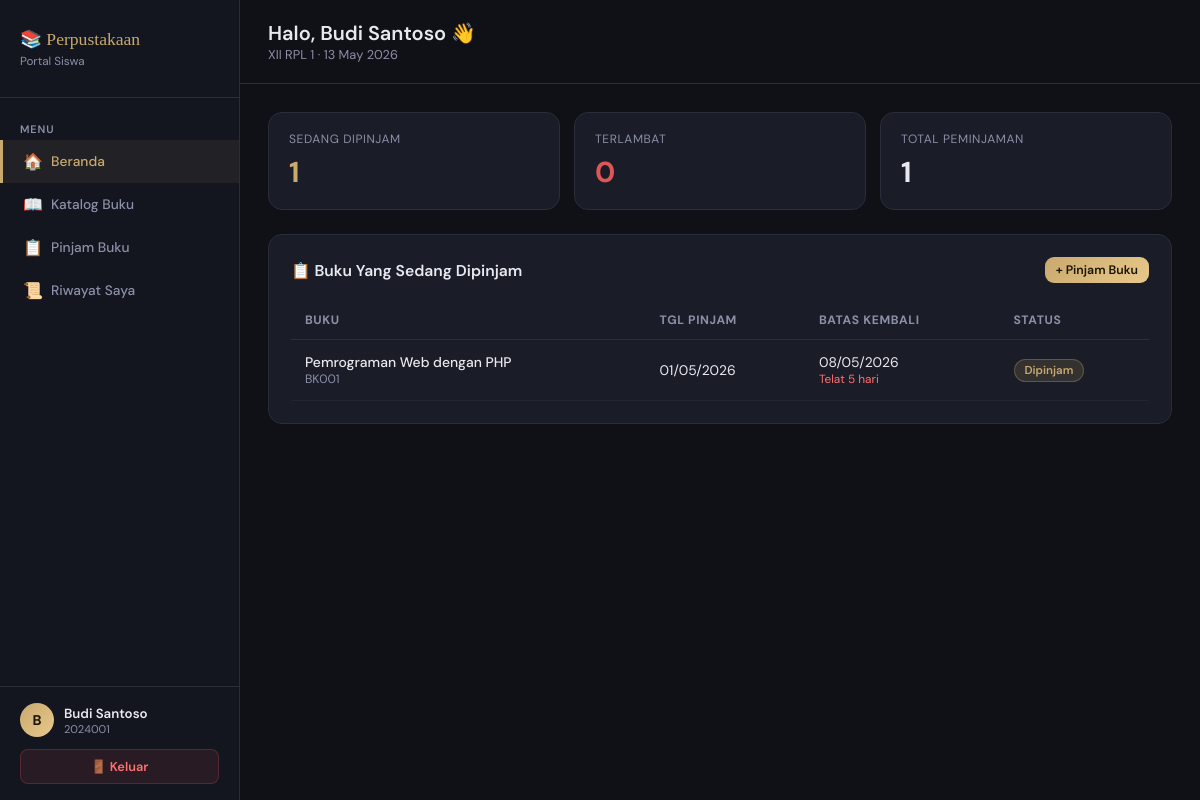
The page /user/dashboard.php (signed in) on the database its author committed.
### tables this page shows
CREATE TABLE IF NOT EXISTS anggota (
    id INT AUTO_INCREMENT PRIMARY KEY,
    nis VARCHAR(20) NOT NULL UNIQUE,
    nama VARCHAR(100) NOT NULL,
    kelas VARCHAR(20),
    alamat TEXT,
    telepon VARCHAR(15),
    user_id INT,
    created_at TIMESTAMP DEFAULT CURRENT_TIMESTAMP,
    FOREIGN KEY (user_id) REFERENCES user(id) ON DELETE SET NULL
);

CREATE TABLE IF NOT EXISTS peminjaman (
    id INT AUTO_INCREMENT PRIMARY KEY,
    kode_pinjam VARCHAR(20) NOT NULL UNIQUE,
    anggota_id INT NOT NULL,
    buku_id INT NOT NULL,
    tgl_pinjam DATE NOT NULL,
    tgl_kembali DATE NOT NULL,
    tgl_pengembalian DATE NULL,
    status ENUM('dipinjam','dikembalikan','terlambat') DEFAULT 'dipinjam',
    denda INT DEFAULT 0,
    created_at TIMESTAMP DEFAULT CURRENT_TIMESTAMP,
    FOREIGN KEY (anggota_id) REFERENCES anggota(id),
    FOREIGN KEY (buku_id) REFERENCES buku(id)
);

CREATE TABLE IF NOT EXISTS buku (
    id INT AUTO_INCREMENT PRIMARY KEY,
    kode_buku VARCHAR(20) NOT NULL UNIQUE,
    judul VARCHAR(200) NOT NULL,
    pengarang VARCHAR(100),
    penerbit VARCHAR(100),
    tahun_terbit YEAR,
    kategori VARCHAR(50),
    stok INT DEFAULT 0,
    created_at TIMESTAMP DEFAULT CURRENT_TIMESTAMP
);

### user/dashboard.php (the view, shortened to what this page needs)
<?php
include "../koneksi.php";
include "../includes/navbar_user.php";
$sedang_pinjam  = mysqli_fetch_row(mysqli_query($conn, "SELECT COUNT(*) FROM peminjaman WHERE anggota_id=$anggota_id AND status='dipinjam'"))[0];
$terlambat      = mysqli_fetch_row(mysqli_query($conn, "SELECT COUNT(*) FROM peminjaman WHERE anggota_id=$anggota_id AND status='terlambat'"))[0];
$total_pinjam   = mysqli_fetch_row(mysqli_query($conn, "SELECT COUNT(*) FROM peminjaman WHERE anggota_id=$anggota_id"))[0];
$aktif = mysqli_query($conn, "
    SELECT p.*, b.judul, b.pengarang, b.kode_buku
    FROM peminjaman p JOIN buku b ON p.buku_id=b.id
    WHERE p.anggota_id=$anggota_id AND p.status IN ('dipinjam','terlambat')
    ORDER BY p.tgl_kembali ASC
");
?>
<div class="topbar">
    <div>
        <h1>Halo, <?= htmlspecialchars($_SESSION['nama']) ?> 👋</h1>
        <div class="breadcrumb"><?= $anggota_data['kelas'] ?? '' ?> · <?= date('d F Y') ?></div>
    </div>
</div>
<div class="content">
<div class="stat-grid">
    <div class="stat-card">
        <div class="stat-label">Sedang Dipinjam</div>
        <div class="stat-value" style="color:var(--gold);"><?= $sedang_pinjam ?></div>
    </div>
    <div class="stat-card">
        <div class="stat-label">Terlambat</div>
        <div class="stat-value" style="color:#e05555;"><?= $terlambat ?></div>
    </div>
    <div class="stat-card">
        <div class="stat-label">Total Peminjaman</div>
        <div class="stat-value"><?= $total_pinjam ?></div>
    </div>
</div>
<div class="card">
    <div style="display:flex;justify-content:space-between;align-items:center;margin-bottom:18px;">
        <h3 style="font-size:.98rem;font-weight:600;">📋 Buku Yang Sedang Dipinjam</h3>
        <a href="pinjam.php" class="btn btn-primary btn-sm">+ Pinjam Buku</a>
    </div>
    <?php if(mysqli_num_rows($aktif) == 0): ?>
    <div style="text-align:center;padding:40px;color:var(--muted);">
        <div style="font-size:3rem;margin-bottom:12px;">📭</div>
        <div>Belum ada buku yang dipinjam</div>
        <a href="katalog.php" style="color:var(--gold);text-decoration:none;font-size:.88rem;margin-top:8px;display:inline-block;">Lihat katalog buku →</a>
    </div>
    <?php else: ?>
    <table>
        <thead>
            <tr><th>Buku</th><th>Tgl Pinjam</th><th>Batas Kembali</th><th>Status</th></tr>
        </thead>
        <tbody>
            <?php while($row = mysqli_fetch_assoc($aktif)):
                $sisa = (strtotime($row['tgl_kembali']) - time()) / 86400;
            ?>
            <tr>
                <td>
                    <div style="font-weight:500;"><?= htmlspecialchars($row['judul']) ?></div>
                    <div style="font-size:.76rem;color:var(--muted);"><?= $row['kode_buku'] ?></div>
                </td>
                <td><?= date('d/m/Y', strtotime($row['tgl_pinjam'])) ?></td>
                <td>
                    <?= date('d/m/Y', strtotime($row['tgl_kembali'])) ?>
                    <?php if($sisa < 0): ?>
                    <div style="font-size:.74rem;color:#ff7070;">Telat <?= abs((int)$sisa) ?> hari</div>
                    <?php elseif($sisa <= 2): ?>
                    <div style="font-size:.74rem;color:#e0a855;">Sisa <?= (int)$sisa ?> hari</div>
                    <?php endif; ?>
                </td>
                <td>
                    <?php if($row['status']=='terlambat'): ?><span class="badge badge-red">Terlambat</span>
                    <?php else: ?><span class="badge badge-gold">Dipinjam</span><?php endif; ?>
                </td>
            </tr>
            <?php endwhile; ?>
        </tbody>
    </table>
    <?php endif; ?>
</div>
</div>
</div></body></html>

### includes/navbar_user.php (shortened to what this page needs)
<?php
include_once "../koneksi.php";
$user_id = (int)$_SESSION['id'];
$anggota_data = mysqli_fetch_assoc(mysqli_query($conn, "SELECT * FROM anggota WHERE user_id=$user_id"));
$anggota_id   = $anggota_data['id'] ?? 0;
$current = basename($_SERVER['PHP_SELF']);
?>
<!DOCTYPE html>
<html lang="id">
<head>
</head>
<body>
<div class="sidebar">
    <div class="sidebar-logo">
        <div class="logo-text">📚 Perpustakaan</div>
        <div class="logo-sub">Portal Siswa</div>
    </div>
    <nav class="sidebar-nav">
        <div class="nav-section">Menu</div>
        <a href="dashboard.php" class="nav-item <?= $current=='dashboard.php'?'active':'' ?>">
            <span class="icon">🏠</span> Beranda
        </a>
        <a href="katalog.php" class="nav-item <?= $current=='katalog.php'?'active':'' ?>">
            <span class="icon">📖</span> Katalog Buku
        </a>
        <a href="pinjam.php" class="nav-item <?= $current=='pinjam.php'?'active':'' ?>">
            <span class="icon">📋</span> Pinjam Buku
        </a>
        <a href="riwayat.php" class="nav-item <?= $current=='riwayat.php'?'active':'' ?>">
            <span class="icon">📜</span> Riwayat Saya
        </a>
    </nav>
    <div class="sidebar-footer">
        <div class="user-info">
            <div class="user-avatar"><?= strtoupper(substr($_SESSION['nama'], 0, 1)) ?></div>
            <div>
                <div class="user-name"><?= htmlspecialchars($_SESSION['nama']) ?></div>
                <div class="user-level"><?= $anggota_data['nis'] ?? 'Siswa' ?></div>
            </div>
        </div>
        <a href="../logout.php" class="btn-logout">🚪 Keluar</a>
    </div>
</div>
<div class="main">

### includes/navbar_user.php (style rules this page uses)
:root { --bg:#0f1117;--sidebar:#13161f;--card:#1a1d27;--border:#2a2d3a;--gold:#c9a96e;--gold-light:#e8c88a;--text:#e8e8f0;--muted:#8b8fa8;--success:#4dbd74; }
* { margin:0;padding:0;box-sizing:border-box; }
body { font-family:'DM Sans',sans-serif;background:var(--bg);color:var(--text);display:flex;min-height:100vh; }
.sidebar { width:240px;background:var(--sidebar);border-right:1px solid var(--border);display:flex;flex-direction:column;position:fixed;top:0;left:0;height:100vh; }
.sidebar-logo { padding:28px 20px;border-bottom:1px solid var(--border); }
.logo-text { font-family:'Playfair Display',serif;font-size:1.1rem;color:var(--gold);line-height:1.3; }
.logo-sub { font-size:.73rem;color:var(--muted);margin-top:2px; }
.sidebar-nav { flex:1;padding:16px 0; }
.nav-section { padding:8px 20px 4px;font-size:.68rem;font-weight:600;color:var(--muted);text-transform:uppercase;letter-spacing:.08em; }
.nav-item { display:flex;align-items:center;gap:10px;padding:11px 20px;color:var(--muted);text-decoration:none;font-size:.86rem;font-weight:500;transition:all .15s;border-left:3px solid transparent; }
.nav-item.active { color:var(--gold);background:rgba(201,169,110,.08);border-left-color:var(--gold); }
.icon { font-size:1rem;width:18px;text-align:center; }
.sidebar-footer { padding:16px 20px;border-top:1px solid var(--border); }
.user-avatar { width:34px;height:34px;background:linear-gradient(135deg,var(--gold),var(--gold-light));border-radius:50%;display:flex;align-items:center;justify-content:center;font-weight:700;font-size:.88rem;color:#1a1400;flex-shrink:0; }
.user-info { display:flex;align-items:center;gap:10px; }
.user-name { font-size:.83rem;font-weight:600; }
.user-level { font-size:.7rem;color:var(--muted); }
.btn-logout { display:block;margin-top:12px;text-align:center;background:rgba(224,85,85,.1);border:1px solid rgba(224,85,85,.25);color:#ff7070;padding:8px;border-radius:8px;text-decoration:none;font-size:.8rem;font-weight:600;transition:all .2s; }
.main { margin-left:240px;flex:1;display:flex;flex-direction:column; }
.topbar { padding:20px 28px;border-bottom:1px solid var(--border);background:var(--bg);display:flex;align-items:center;justify-content:space-between; }
.topbar h1 { font-size:1.25rem;font-weight:600; }
.topbar .breadcrumb { font-size:.8rem;color:var(--muted); }
.content { padding:28px;flex:1; }
.card { background:var(--card);border:1px solid var(--border);border-radius:14px;padding:22px;margin-bottom:22px; }
.stat-grid { display:grid;grid-template-columns:repeat(3,1fr);gap:14px;margin-bottom:24px; }
.stat-card { background:var(--card);border:1px solid var(--border);border-radius:14px;padding:18px 20px; }
.stat-label { font-size:.75rem;color:var(--muted);text-transform:uppercase;letter-spacing:.05em;margin-bottom:6px; }
.stat-value { font-size:1.8rem;font-weight:700; }
table { width:100%;border-collapse:collapse; }
thead th { text-align:left;padding:11px 14px;font-size:.76rem;color:var(--muted);text-transform:uppercase;letter-spacing:.05em;border-bottom:1px solid var(--border); }
tbody td { padding:13px 14px;font-size:.87rem;border-bottom:1px solid rgba(255,255,255,.04); }
.badge { display:inline-block;padding:3px 10px;border-radius:20px;font-size:.72rem;font-weight:600; }
.badge-gold { background:rgba(201,169,110,.15);color:var(--gold);border:1px solid rgba(201,169,110,.3); }
.btn { display:inline-block;padding:8px 16px;border-radius:9px;font-size:.83rem;font-weight:600;text-decoration:none;border:none;cursor:pointer;font-family:'DM Sans',sans-serif;transition:all .2s; }
.btn-primary { background:linear-gradient(135deg,var(--gold),var(--gold-light));color:#1a1400; }
.btn-sm { padding:5px 11px;font-size:.77rem; }

### rows shown on the page
anggota: nis "2024001", kelas "XII RPL 1", id "1"
peminjaman: buku.judul "Pemrograman Web dengan PHP", buku.kode_buku "BK001", tgl_pinjam "01/05/2026", tgl_kembali "08/05/2026", status "Dipinjam"

### other values the page prints
substr($_SESSION['nama'], 0, 1) "B"
$_SESSION['nama'] "Budi Santoso"
$terlambat "0"
